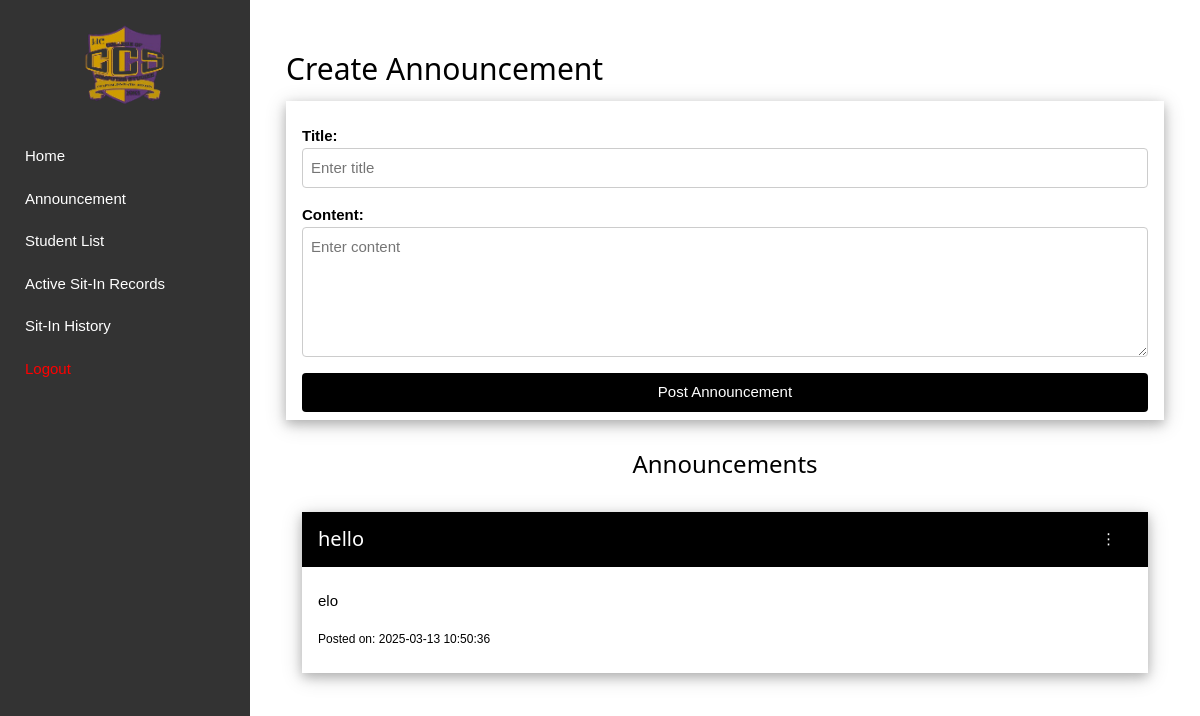
The page /admin/announcement (signed in) on the database as committed earlier.
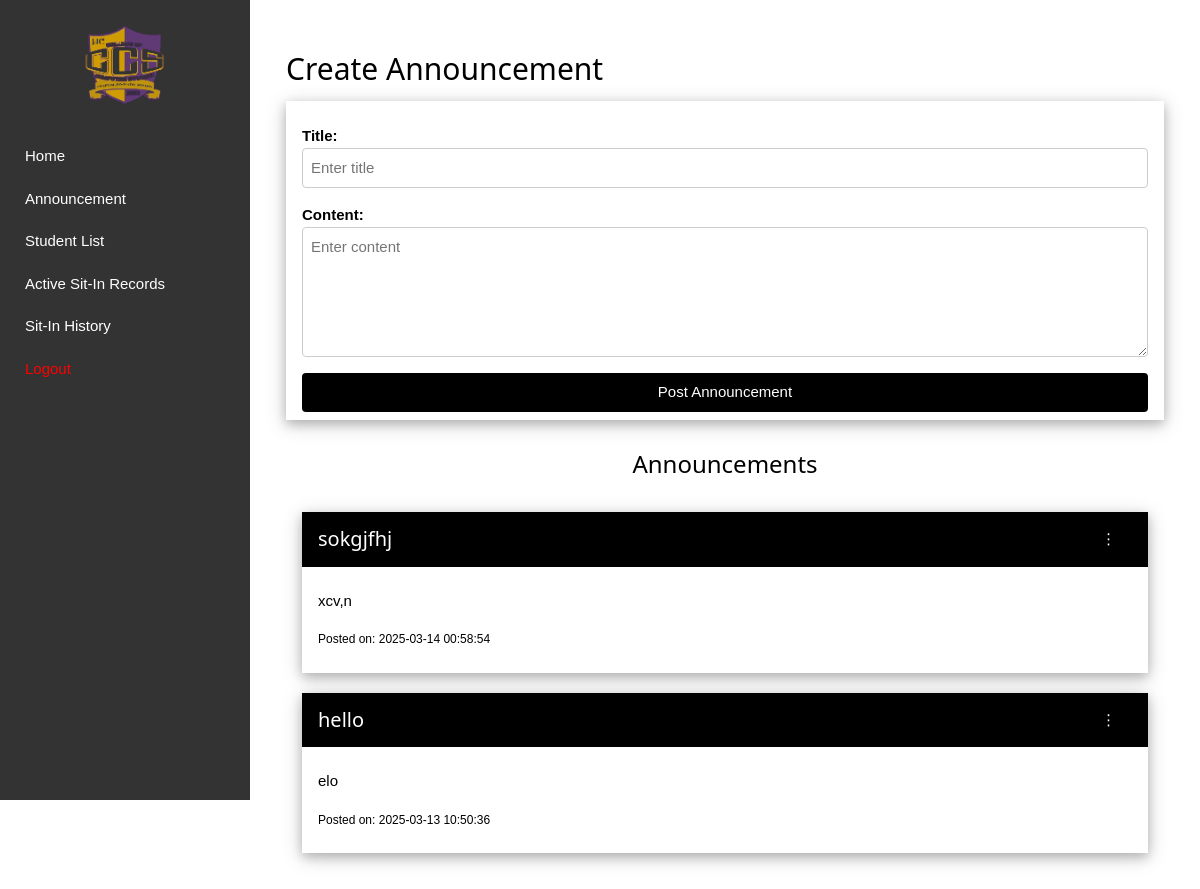
The same page on the database as committed later.
### tables this page shows
CREATE TABLE announcements(
idno integer primary key autoincrement,
title text,
content text,
created_at timestamp default current_timestamp);

### main.py (the view, shortened to what this page needs)
@app.route('/admin/announcement', methods=['GET', 'POST'])
def admin_announcement():
    if 'admin_username' not in session:
        flash("You must log in as an admin to access this page.", "error")
        return redirect(url_for('admin_login'))
    conn = get_db()
    cursor = conn.cursor()
    cursor.execute("SELECT * FROM announcements ORDER BY created_at DESC")
    announcements = cursor.fetchall()
    close_db(conn)
    return render_template('admin_announcement.html', announcements=announcements)

### main.py (called while the page is built)
def get_db():
    conn = sqlite3.connect(DATABASE)
    conn.row_factory = sqlite3.Row
    return conn

@app.after_request
def after_request(response):
    response.headers['Cache-Control'] = 'no-cache, no-store, must-revalidate'
    return response

### templates/admin_announcement.html (shortened to what this page needs)
{% extends 'admin_base.html' %}
{% block content %}
<div class="w3-container w3-margin-top">
    <h2 id="form-heading">Create Announcement</h2>
    <form action="/admin/announcement" method="post" class="w3-container w3-card-4 w3-padding">
        <div class="w3-row w3-margin-top">
            <div class="w3-col s12">
                <label for="title"><strong>Title:</strong></label>
                <input type="text" id="title" name="title" class="w3-input w3-border w3-round" placeholder="Enter title" required>
            </div>
        </div>
        <div class="w3-row w3-margin-top">
            <div class="w3-col s12">
                <label for="content"><strong>Content:</strong></label>
                <textarea id="content" name="content" class="w3-input w3-border w3-round" placeholder="Enter content" rows="5" required></textarea>
            </div>
        </div>
        <div class="w3-row w3-margin-top">
            <div class="w3-col s12">
                <button type="submit" class="w3-button w3-black w3-block w3-round" id="submit-btn">Post Announcement</button>
            </div>
        </div>
    </form>
</div>
<div class="w3-container w3-margin-top">
    <h3 class="w3-center">Announcements</h3>
    {% if announcements %}
    <div class="w3-container">
        {% for announcement in announcements %}
        <div class="w3-card-4 w3-margin-bottom">
            <header class="w3-container w3-black w3-padding" style="display: flex; align-items: center; justify-content: space-between; margin-top: 20px;">
                <h4 style="margin: 0; flex-grow: 1;">{{ announcement.title }}</h4>
                <div class="w3-dropdown-hover">
                    <button class="w3-button w3-round">&#8942;</button>
                </div>
            </header>
            <div class="w3-container w3-padding">
                <p>{{ announcement.content }}</p>
                <p><small>Posted on: {{ announcement.created_at }}</small></p>
            </div>
        </div>
        {% endfor %}
    </div>
    {% else %}
    <p class="w3-center w3-text-grey">No announcements available.</p>
    {% endif %}
</div>
{% endblock %}

Rows that differ between the two databases and show on the page:
added announcements: title "sokgjfhj", content "xcv,n", created_at "2025-03-14 00:58:54"
